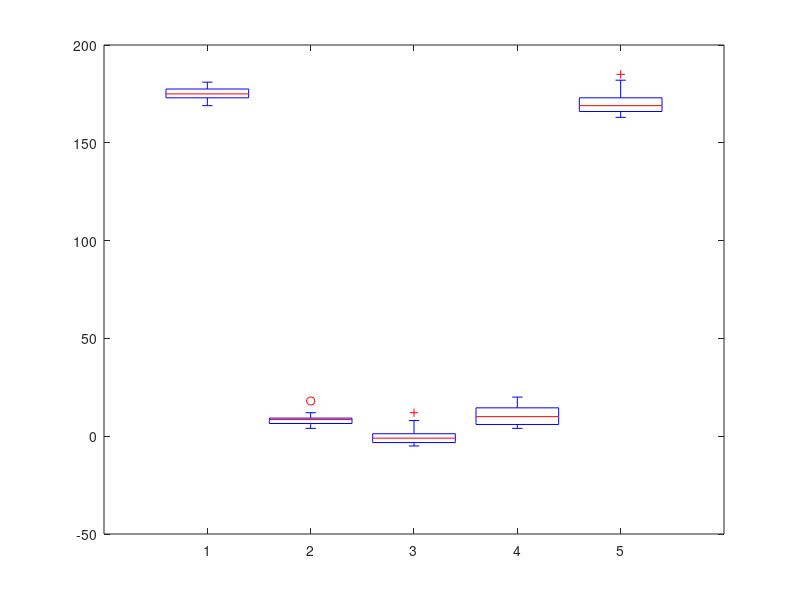

Write MATLAB code to recreate this figure. (Note: this script raises an error after producing the figure.)
close all; clear; clc

M = csvread('data.csv');
M = M';
overhead = median(M(:,1));
ops = M(:,2:end);
sizes = 2.^(0:1:20);

%% box plot
boxplot(ops-overhead)
xticklabels(string(sizes))

%% histogram
figure
idxs = fliplr(1+5:5:21);
for i = idxs
    histogram(ops(:,i))
    hold on
end
legend('apply at size ' + string(sizes(idxs)))
